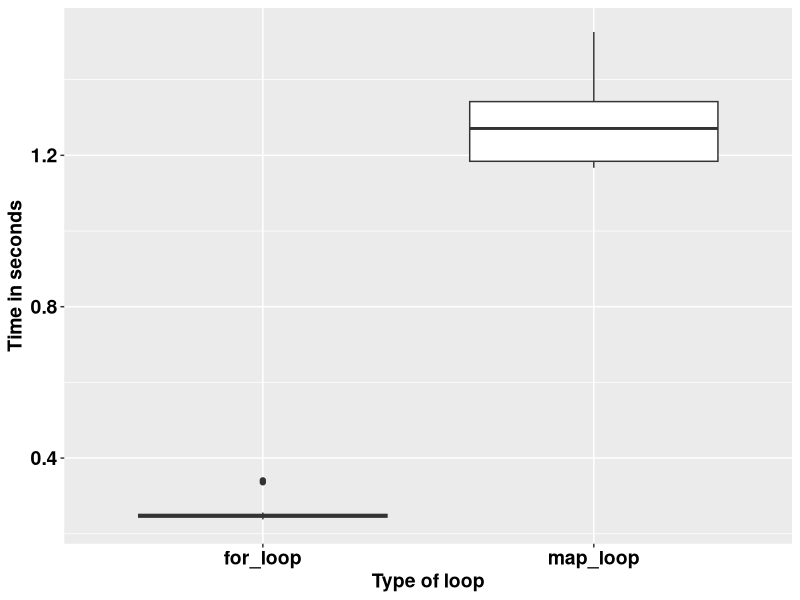

Write R code to recreate this figure.
## ---- chunk 1
knitr::opts_chunk$set(echo = TRUE)
## ---- chunk 2
square <- function(a) a**2
square(3)
## ---- chunk 3
square <- function(b){ # Create the function name, called square
  b**2
}
square(3)
## ---- chunk 4
square <- function(c){ 
  product <- c**2
  return(product)
}
square(3)
## ---- chunk 5
square <- function(d){
  product <- d**2
  print(product)
}
square(5)
## ---- chunk 6
square <- function(e){
  product <- e**2
  (product)
}
square(9)
## ---- chunk 7
square <- function(f){
  product <- f**2
  show(product)
}
square(9)
## ---- chunk 8
square_root <- function(b){
  product <- b^0.5 # The quare root of a number is the number raised to power half
  return(product/2)
}
square_root(9)
## ---- chunk 9
square_root
## ---- chunk 10
square(-10:10)
## ---- chunk 11
square_root(c(-26, 1:15, 158))
## ---- chunk 12
m <- list(12, 18, 345)
square_root(m[[2]])
## ---- chunk 13
rescale <- function(x){
  m <- mean(x)
  s <- sd(x)
  (x - m) / s
}
rescale(c(-52, 58, 46, 99))
## ---- chunk 14
rescale <- function(x, only_translate){
  m <- mean(x)
  translated <- x - m
  if (only_translate) return(translated)
  s <- sd(x)
  translated / s
}

rescale(x = 1:6, only_translate = TRUE)
## ---- chunk 15
rescale <- function(x, only_translate){
  m <- mean(x)
  translated <- x - m
  if (only_translate) return(translated)
  s <- sd(x)
  translated / s
}

rescale(x = 1:4, only_translate = FALSE)
## ---- chunk 16
rescale(only_translate = TRUE, x = 1:4)
## ---- chunk 17
rescale(x = 1:4, TRUE)
rescale(TRUE, x = 1:4)
rescale(1:4, only_translate = T)
rescale(only_translate = T, 1:4)
## ---- chunk 18
rescale(1:4, o = T)
rescale(o = T, 1:4)
## ---- chunk 19
rescale <- function(x, only_translate = FALSE){
  m <- mean(x)
  translated <- x - m
  if(only_translate) return(translated)
  s <- sd(x)
  translated / s
}
## ---- chunk 20
rescale(1:4) # This runs with only_translate being taken as FALSE by default.
## ---- chunk 21
rescale <- function(x, ...){
  m <- mean(x, ...)
  s <- sd(x, ...)
  (x - m) / s
}

rescale(1:4) # 
## ---- chunk 22
x <- c(NA, 1:3)
rescale(x)
## ---- chunk 23
x <- c(NA, 1:3)
rescale(x, na.rm = TRUE)
## ---- chunk 24
some_function <- function(x) x
other_function <- function(x, ...) x
# some_function(1:4, foo = "bar") # This does not run because there was no allowance.
other_function(1:4, foo = "bar")

## ---- chunk 25
f <- function(...) list(...)
g <- function(x, y, ...) f(...)
g(x = 1, y = 2, z = 3, w = 4)
## ---- chunk 26
compare_rasters <- function(x) {
  if (sum(x > 0.5, na.rm = TRUE) > 7) {
    return(1)
  } else {
    return(0)
  }
  
}
## ---- chunk 27
library(tidyverse)
volumes <- rnorm(1000000)

for_loop <- vector()

for (k in 1:20) {
  for_loop[k] <- system.time(for (i in 1:length(volumes)) {
    2.3 * volumes[i] ^ 9
  })
}

map_loop <- vector()
for (j in 1:20) {
  map_loop[j] <- system.time(map_vec(volumes, \(x) 2.3 * x ^ 9))
}
## ---- chunk 28
data.frame(for_loop = for_loop, map_loop = map_loop) %>% 
  gather(key = "key", value = "value") %>% 
  ggplot(aes(key, value)) +
  geom_boxplot() +
  labs(x = "Type of loop",
       y = "Time in seconds") +
  theme(text = element_text(size = 14, face = "bold", colour = "black")) +
  theme(axis.text = element_text(size = 14, face = "bold", colour = "black"))
## ---- chunk 29
library(stringr)
library(lubridate)

vec <- c("Today is 7th Sept 2023")

# The task is to get the date information and make it a date object.

pattern <- "\\d{1,2}th \\[A-Za-z]+ \\d{4}"

date_object <- str_extract(vec, pattern)

date_object <- str_replace(date_object, "th", "")

date_object <- str_replace(date_object, "Sept", "9")

date_object <- dmy(date_object)

print(date_object)
